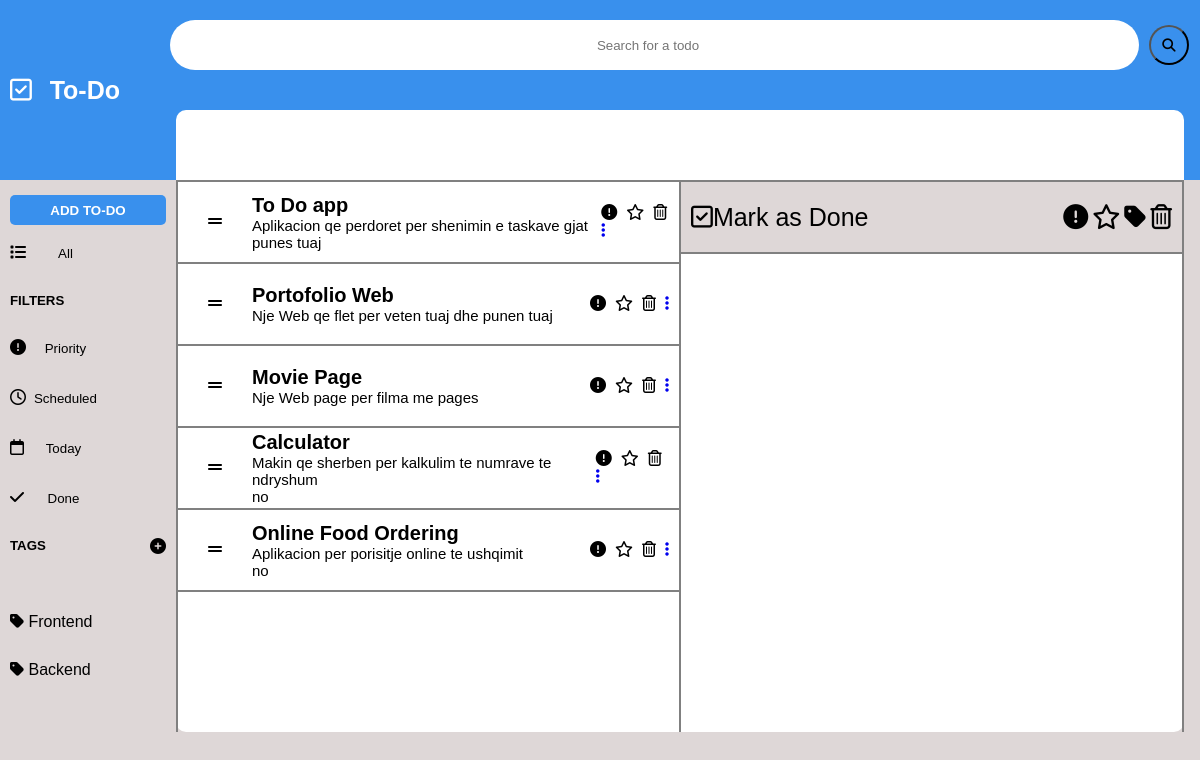
The page / on the database its author committed.
### tables this page shows
CREATE TABLE `tasks` (
  `id` int(11) NOT NULL,
  `title` varchar(100) NOT NULL,
  `start` date NOT NULL,
  `end` date NOT NULL,
  `description` varchar(500) NOT NULL,
  `tags` varchar(200) NOT NULL,
  `priority` varchar(50) NOT NULL,
  `done` varchar(50) NOT NULL
);

### index.php (the view, shortened to what this page needs)
<?php
include_once 'config.php';
$sql="SELECT * FROM tasks";
    $prep = $con->prepare($sql);
	$prep->execute();
	$datas = $prep->fetchAll();
?>
<!DOCTYPE html>
<html lang="en">
<head>
    <link rel="stylesheet" href="style.css">
</head>
<body>
    <header>
    <div id="title">
        <i class="fa-regular fa-square-check"></i>
        <a href="index.php" style="text-decoration:none;"><h3>To-Do</h3></a>
    </div>
    <div id="search">
        <form  method="post" id="searchform">
        <input type="search" name="search-box" id="search" placeholder="Search for a todo">
        <button type="submit" name="search">
        <i class="fa-solid fa-magnifying-glass"></i>
        </button>
        </form>
    </div>
    </header>
<div id="main">
    <aside>
        <button type="submit" id="addtodo">ADD TO-DO</button> <br>
            <div id="All">
            <form action="" method="post">
                <i class="fa-solid fa-list"></i>
                <input class="filter" name="all" type="submit" value="All">
                </form>
            </div>
                <h5>FILTERS</h5>
                <div>
                <form action="" method="post">
                    <i class="fa-solid fa-circle-exclamation"></i>
                    <input class="filter" name="priority" type="submit" value="Priority">
                    </form>
                </div>
                <div>
                    <form action="" method="post">
                    <i class="fa-regular fa-clock"></i>
                    <input class="filter" type="submit" name="scheduled" value="Scheduled">
                    </form>
                </div>
                <div>
                    <form action="" method="post">
                    <i class="fa-regular fa-calendar"></i>
                    <input class="filter" type="submit" name="today" value="Today">
                    </form>
                </div>
                <div>
                    <form action="" method="post">
                    <i class="fa-solid fa-check"></i>
                    <input class="filter" type="submit" name="done" value="Done">
                    </form>
                </div>
            <div style="display:flex; flex-direction:row; justify-content:space-between;">
                <h5>TAGS</h5>
                <i class="fa-solid fa-circle-plus"></i>
            </div>
            <div>
                <i class="fa-solid fa-tag"></i>
                <span>Frontend</span>
            </div>
            <div>
                <i class="fa-solid fa-tag"></i>
                <span>Backend</span>
            </div>
    </aside>
    <div id="todos">
        <div id="list">
            <?php foreach($datas as $data): ?>
                <div class="tasku">
                    <div style="display:flex; flex-direction:row; align-items:center;">
                        <div style="margin-right:30px; margin-left:30px;">
                            <i class="fa-solid fa-grip-lines"></i>
                        </div>
                    <div>
                        <h4><?= $data['title'] ?></h4>
                        <p><?= $data['description'] ?></p>
                        <p id="tags"><?= $data['tags'] ?></p>
                    </div>
                    </div>
                    <div id="opsione">
                        <i class="fa-solid fa-circle-exclamation"></i>
                        <i class="fa-regular fa-star"></i>
                        <a style="text-decoration:none; color:black;" href="delete.php?id=<?= $data['id']; ?>"> <i class="fa-regular fa-trash-can"></i></a>
                        <a href="#mark-as-done?id=<?= $data['id']; ?>"><i class="fa-solid fa-ellipsis-vertical"></i></a>
                    </div>
                </div>
            <?php endforeach; ?>
        </div>
        <div id="form">
            <div id="mark-as-done">
                <form id="markAsDoneF" action="edit.php" method='post'>
                    <div>
                        <button type="submit"  name="donee"><i class="fa-regular fa-square-check"></i>Mark as Done</button>
                    </div>
                    <div>
                        <button type="submit" name="priorityy">
                            <i class="fa-solid fa-circle-exclamation"></i>
                            </button>
                        <button type="submit" name="favorite">
                            <i class="fa-regular fa-star"></i>
                        </button>
                        <button type="submit" name="tagss">
                            <i class="fa-solid fa-tag"></i>
                        </button>
                        <button type="submit" name="deletee">
                        <i class="fa-regular fa-trash-can"></i>
                        </button>
                    </div>
                </form>
            </div>
        </div>
    </div>
    </div>
</body>
</html>

### style.css (style rules this page uses)
* { margin: 0; padding: 0; }
body { background-color: #ded7d7; }
header { display: flex; flex-direction: row; background-color: #3990ed; height: 180px; justify-content: space-between; }
#title { margin-left: 10px; display: flex; flex-direction: row; justify-content:space-between; align-items: center; height: 180px; width: 110px; }
#title i,h3 { font-size: 25px; color: white; }
#title h3 { font-family: Arial, Helvetica, sans-serif; margin-left: 10px; }
#search { width: 85%; margin-right: 10px; display: flex; flex-direction: row; align-items: flex-start; justify-content: center; }
#search form input { width: 95%; margin-top: 20px; height: 50px; border-radius: 25px; border: none; text-align:center; }
#search form button { background-color: #3990ed; width: 40px; height: 40px; border-radius: 50%; margin-top: 20px; }
#searchform { width: 100%; display: flex; flex-direction: row; align-items: center; }
#main { display: flex; flex-direction: row; background-color: #ded7d7; width: 100%; }
aside { width: 13%; display: flex; flex-direction: column; padding-left: 10px; padding-top: 15px; margin-right: 10px; }
aside div { margin-bottom: 30px; font-family: Arial, Helvetica, sans-serif; }
aside h5 { margin-bottom: 30px; font-family: Arial, Helvetica, sans-serif; }
.filter { width:70px; height: 20px; background-color: #ded7d7; border: none; }
#addtodo { background-color:#3990ed; color: white; border: none; border-radius: 5px; height: 30px; font-weight: bold; }
#todos { padding-top: 70px; width: 84%; background-color: white; border-radius: 10px; margin-top: -70px; display: flex; flex-direction: row; }
#list { width: 50%; height: 550px; border-top:2px solid grey; border-right: 2px solid grey; border-left: 2px solid grey; }
.tasku { height: 80px; border-bottom: 2px solid grey; display: flex; flex-direction: row; align-items: center; justify-content: space-between; padding-right: 10px; }
.tasku div h4,p { color: black; font-family: Arial, Helvetica, sans-serif; font-size: 20px; }
.tasku div p { color: black; font-family: Arial, Helvetica, sans-serif; font-size: 15px; }
#opsione i { margin-left: 5px; }
#mark-as-done { height: 70px; width: 100%; background-color: #ded7d7; border-bottom:2px solid grey; display: flex; flex-direction: row; justify-content: space-between; align-items: center; }
#mark-as-done form { padding-right: 10px; padding-left: 10px; height: 70px; width: 100%; background-color: #ded7d7; display: flex; flex-direction: row; justify-content: space-between; align-items: center; }
#mark-as-done form div button { border: none; background-color: #ded7d7; font-size: 25px; }
#form { width: 50%; height: 550px; border-top: 2px solid grey; border-right: 2px solid grey; }

### rows shown on the page
tasks: title "To Do app", description "Aplikacion qe perdoret per shenimin e taskave gjat punes tuaj"
tasks: title "Portofolio Web", description "Nje Web qe flet per veten tuaj dhe punen tuaj"
tasks: title "Movie Page", description "Nje Web page per filma me pages"
tasks: title "Calculator", description "Makin qe sherben per kalkulim te numrave te ndryshum", tags "no"
tasks: title "Online Food Ordering", description "Aplikacion per porisitje online te ushqimit", tags "no"
